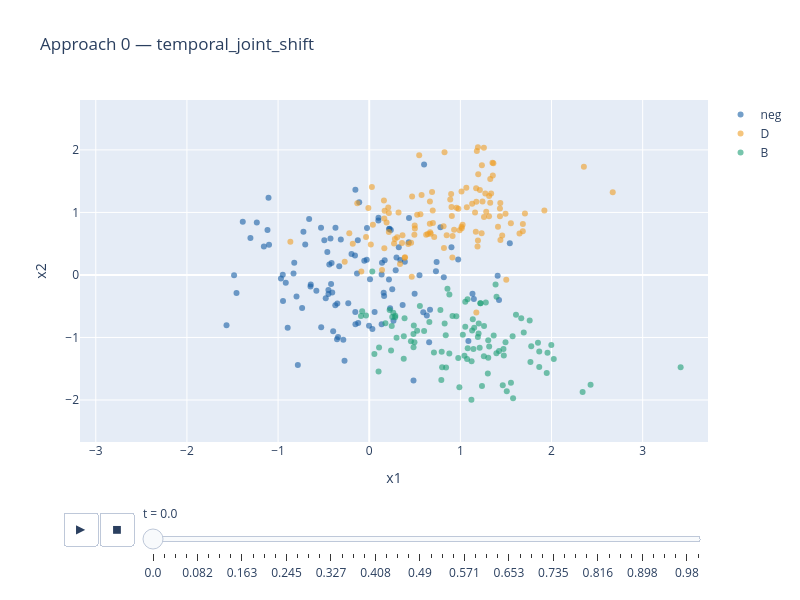

The notebook cell this image was saved under:
### Markdown cell above
## Approach 0 — temporal_joint_shift (original)

Fixed blob geometry, prior shift between D and B. Blobs are static; only their relative counts move with `t`.

### Code cell
plot_dataset(
    "data/temporal_joint_shift.csv",
    "Approach 0 — temporal_joint_shift",
).show()

### Figure 1 — Plotly figure (JSON) as saved in the notebook; plotly's stock layout.template omitted (floating-point values rounded to 4 significant figures)
{"data": [{"hovertemplate": "blob=neg<br>t_frame=0.0<br>x1=%{x}<br>x2=%{y}<extra></extra>", "legendgroup": "neg", "marker": {"color": "#185FA5", "opacity": 0.6, "size": 6, "symbol": "circle"}, "mode": "markers", "name": "neg", "orientation": "v", "showlegend": true, "type": "scatter", "x": [1.424, 0.632, 0.1637, -0.425, -0.02441, 0.2904, -0.8305, 0.2663, 0.1361, 0.4981, -0.05418, -0.3291, 0.2525, -0.6592, 0.7811, -1.099, -0.4058, -1.105, -1.387, -0.5269, -0.156, 0.7321, -0.4595, 0.5929, 0.0346, -1.456, -0.4478, -1.233, -0.7833, -0.1941, -0.9456, -1.566, 0.3242, -0.1099, -0.3722, -0.001975, 0.7392, -0.5288, 0.4367, 0.1004, 0.05906, -0.3117, -0.3499, 0.6575, -0.4925, -0.1511, -0.8946, 0.3409, 1.409, 0.2165, -0.1341, -0.7362, -1.156, -0.7218, -0.7022, -0.3421, -0.1528, 0.8182, 0.1364, 0.5514, -0.3703, -0.1254, -1.116, 1.543, -0.4128, -0.4377, -0.4473, 1.133, 0.4334, 0.008592, 0.3666, -0.2843, -0.4184, 0.4859, -0.5799, 0.1586, -1.483, -0.3536, -1.303, -0.9485, -0.8226, -0.6414, 0.9022, 1.148, -0.1209, -0.6443, 0.1401, 0.2221, -0.4771, 1.088, -0.9687, 0.1017, 0.667, 0.1694, 0.2292, 0.976, -0.7975, -0.3955, 0.2181, -0.1518, 0.3906, -0.02707, -0.2299, 0.602, -0.271, 0.2991, 0.2369, -0.9155], "xaxis": "x", "y": [-0.3997, -0.6472, -0.3368, 0.584, 0.75, 0.07456, 0.02211, -0.7313, 0.00649, -0.3019, 0.2289, 0.1384, -0.2271, 0.8934, 0.7638, 0.485, -0.2789, 1.234, 0.8523, -0.8346, 0.3123, 0.05852, 0.3675, -0.5985, -0.8658, -0.2904, -0.2396, 0.8404, -1.441, 0.3334, -0.4184, -0.8029, 0.4416, 1.162, -0.4849, -0.8122, 0.2072, 0.7543, 0.9091, 0.8696, -0.5925, 0.5658, -0.4568, -1.075, 0.5572, -0.7868, -0.844, 0.2406, -0.01407, -0.07187, 0.02177, -0.5283, 0.4555, 0.6911, 0.4855, -0.9916, -0.5931, -0.03677, -0.787, -0.004018, 0.7563, 0.5539, 0.7208, 0.5074, 0.1901, 0.1665, -0.3033, -0.3011, 0.5229, -0.06767, -0.4802, -1.035, -0.1457, -1.69, -0.2513, -0.2854, -0.004614, -1.029, 0.5916, 0.004381, 0.1971, -0.1529, 0.4439, -0.3858, -0.7698, -0.1832, 0.1963, 0.7399, -0.3737, -1.058, -0.05601, 0.9132, -0.5576, 0.2356, -0.5319, 0.2465, -0.3432, -0.9012, 0.7333, 1.362, 0.2099, 0.242, -0.4533, 1.767, -1.373, 0.281, 0.7203, -0.1258], "yaxis": "y"}, {"hovertemplate": "blob=D<br>t_frame=0.0<br>x1=%{x}<br>x2=%{y}<extra></extra>", "legendgroup": "D", "marker": {"color": "#EF9F27", "opacity": 0.6, "size": 6, "symbol": "circle"}, "mode": "markers", "name": "D", "orientation": "v", "showlegend": true, "type": "scatter", "x": [1.233, 1.439, -0.1309, 1.686, 1.922, 2.671, 0.1658, 0.4289, -0.1805, 0.5484, 1.193, 0.6986, 0.3926, 0.2156, 1.129, 0.8262, 1.259, 1.434, 0.6658, 1.161, 1.708, -0.8652, 1.459, 1.327, 0.9145, 1.236, 0.6246, 1.013, 2.355, 1.554, 1.013, 1.685, 0.3217, 1.214, 0.9026, 1.328, 0.0403, 1.175, 0.6647, 0.9917, 0.6966, 1.024, 0.3378, 0.2155, 1.284, 1.173, 0.7129, 1.338, 0.3066, 0.6428, 0.8158, 0.9123, 0.4954, 0.6684, 0.8199, 0.4666, 1.316, -0.0348, 1.188, 0.9062, -0.2185, 1.258, 1.169, 0.01743, 0.958, 0.1689, 1.181, 0.3597, 1.413, 0.8497, 1.065, 0.6749, 0.1614, 1.495, 0.1655, 0.4704, 1.649, 1.243, 1.314, 1.434, 1.273, 0.4594, 1.015, 0.499, 0.1404, 0.526, 0.889, 1.193, 1.356, 1.196, 0.9782, 0.5745, 1.503, 1.175, 0.8987, 0.2816, 1.352, 0.2723, -0.269, 1.438, 0.3893, -0.08676, 0.1904, 0.6894, 1.362, 0.9312, 0.2084, 0.0292, -0.009579, 1.071, 0.501, 0.5619, 0.3651], "xaxis": "x", "y": [0.6672, 0.5608, 1.146, 0.8143, 1.03, 1.325, 0.4283, 0.4958, 0.4988, 1.916, 0.5501, 0.8319, 0.2841, 0.9892, 1.138, 1.962, 0.9268, 1.062, 1.176, 0.9973, 0.9841, 0.5331, 0.6312, 1.154, 0.6244, 1.754, 0.6448, 0.7698, 1.729, 0.8285, 1.334, 0.7009, 0.9982, 1.359, 1.086, 1.536, 0.8051, -0.5994, 0.821, 0.7139, 1.033, 0.805, 0.1746, 0.6868, 1.012, 1.388, 0.6074, 1.304, 0.6024, 0.6532, 0.7777, 0.2809, 0.6449, 0.682, 0.4303, -0.02856, 1.263, 0.607, 0.4567, 0.9442, 0.669, 2.035, 0.6913, 0.4865, 1.077, 1.029, 1.984, 0.5103, 0.773, 0.6351, 1.395, 0.661, 1.192, 0.9778, 0.9043, 1.255, 0.6628, 1.176, 0.9393, 0.9396, 1.301, 0.5148, 0.7477, 0.7893, 0.08031, 0.9616, 1.205, 2.044, 1.589, 1.613, 1.06, 1.279, -0.07529, 1.17, 1.294, 0.5747, 1.795, 0.5023, 0.2095, 1.149, 0.2754, 0.05568, 0.8387, 1.328, 1.788, 0.723, 1.078, 1.409, 1.069, 1.083, 0.7426, 0.9715, 0.6371], "yaxis": "y"}, {"hovertemplate": "blob=B<br>t_frame=0.0<br>x1=%{x}<br>x2=%{y}<extra></extra>", "legendgroup": "B", "marker": {"color": "#1D9E75", "opacity": 0.6, "size": 6, "symbol": "circle"}, "mode": "markers", "name": "B", "orientation": "v", "showlegend": true, "type": "scatter", "x": [1.123, 1.668, 1.136, 1.578, 1.76, 0.3876, 1.473, 1.143, 2.428, 1.279, 1.054, 1.212, 3.417, 0.8583, 1.306, 1.301, 1.396, 0.1776, 1.495, 0.795, 0.1024, 1.201, 1.851, 0.2643, 1.947, 0.2843, 1.054, 0.4859, 1.192, 1.316, 0.1079, 0.03343, 2.025, 0.7099, 1.424, 0.4962, -0.07738, 1.219, 0.6597, 1.397, 0.4853, 1.997, 1.509, 1.2, 0.2521, 0.3785, 1.027, 0.4892, 0.4576, 0.8275, 1.777, 0.989, 0.3793, 1.477, 1.079, 1.152, 0.2239, 0.3, 0.5258, 0.2396, 1.61, 1.08, 0.8785, 0.05683, 1.129, 0.9768, 1.573, 1.695, 1.865, 0.8429, 0.6023, 1.465, 1.956, 1.555, 1.386, 0.9139, 0.9554, 1.769, 0.8394, 1.045, 1.073, 2.341, 0.8793, -0.09027, 0.5557, 1.237, 0.7911, 1.26, 1.865, 0.2864, 0.7808, -0.03544, 0.2469, 1.365, 1.306, 1.121, 0.7996, 1.222, 1.258], "xaxis": "x", "y": [-1.381, -0.6932, -0.7077, -1.973, -0.7297, -0.6911, -1.186, -1.184, -1.755, -0.4413, -0.4273, -1.165, -1.475, -0.221, -1.045, -1.577, -1.254, -0.7713, -1.078, -1.227, -1.543, -0.7768, -1.084, -0.6059, -1.568, -0.6766, -0.8298, -1.155, -0.9931, -1.143, -1.159, 0.05596, -1.343, -1.239, -1.217, -1.075, -0.58, -0.4527, -0.7509, -0.3491, -0.9428, -1.12, -1.861, -0.9373, -0.6744, -1.342, -0.9554, -0.8098, -1.061, -0.7782, -1.142, -1.796, -0.9798, -1.29, -0.3894, -0.8439, -0.5613, -1.006, -0.893, -1.21, -0.6368, -1.173, -1.256, -1.263, -0.8902, -1.33, -0.9803, -0.9215, -1.472, -1.482, -0.8976, -1.766, -1.243, -1.726, -0.1517, -0.6562, -0.6592, -1.393, -0.963, -1.292, -1.345, -1.872, -0.3135, -0.6574, -0.4961, -1.778, -1.681, -0.8169, -1.226, -0.6507, -0.559, -0.6497, -0.8183, -0.9692, -1.325, -1.996, -1.475, -0.4532, -1.299], "yaxis": "y"}], "layout": {"height": 600, "legend": {"title": {"text": ""}, "tracegroupgap": 0}, "sliders": [{"active": 0, "currentvalue": {"prefix": "t = "}, "len": 0.9, "pad": {"b": 10, "t": 60}, "steps": [{"args": [["0.0"], {"frame": {"duration": 0, "redraw": false}, "fromcurrent": true, "mode": "immediate", "transition": {"duration": 0, "easing": "linear"}}], "label": "0.0", "method": "animate"}, {"args": [["0.02"], {"frame": {"duration": 0, "redraw": false}, "fromcurrent": true, "mode": "immediate", "transition": {"duration": 0, "easing": "linear"}}], "label": "0.02", "method": "animate"}, {"args": [["0.041"], {"frame": {"duration": 0, "redraw": false}, "fromcurrent": true, "mode": "immediate", "transition": {"duration": 0, "easing": "linear"}}], "label": "0.041", "method": "animate"}, {"args": [["0.061"], {"frame": {"duration": 0, "redraw": false}, "fromcurrent": true, "mode": "immediate", "transition": {"duration": 0, "easing": "linear"}}], "label": "0.061", "method": "animate"}, {"args": [["0.082"], {"frame": {"duration": 0, "redraw": false}, "fromcurrent": true, "mode": "immediate", "transition": {"duration": 0, "easing": "linear"}}], "label": "0.082", "method": "animate"}, {"args": [["0.102"], {"frame": {"duration": 0, "redraw": false}, "fromcurrent": true, "mode": "immediate", "transition": {"duration": 0, "easing": "linear"}}], "label": "0.102", "method": "animate"}, {"args": [["0.122"], {"frame": {"duration": 0, "redraw": false}, "fromcurrent": true, "mode": "immediate", "transition": {"duration": 0, "easing": "linear"}}], "label": "0.122", "method": "animate"}, {"args": [["0.143"], {"frame": {"duration": 0, "redraw": false}, "fromcurrent": true, "mode": "immediate", "transition": {"duration": 0, "easing": "linear"}}], "label": "0.143", "method": "animate"}, {"args": [["0.163"], {"frame": {"duration": 0, "redraw": false}, "fromcurrent": true, "mode": "immediate", "transition": {"duration": 0, "easing": "linear"}}], "label": "0.163", "method": "animate"}, {"args": [["0.184"], {"frame": {"duration": 0, "redraw": false}, "fromcurrent": true, "mode": "immediate", "transition": {"duration": 0, "easing": "linear"}}], "label": "0.184", "method": "animate"}, {"args": [["0.204"], {"frame": {"duration": 0, "redraw": false}, "fromcurrent": true, "mode": "immediate", "transition": {"duration": 0, "easing": "linear"}}], "label": "0.204", "method": "animate"}, {"args": [["0.224"], {"frame": {"duration": 0, "redraw": false}, "fromcurrent": true, "mode": "immediate", "transition": {"duration": 0, "easing": "linear"}}], "label": "0.224", "method": "animate"}, {"args": [["0.245"], {"frame": {"duration": 0, "redraw": false}, "fromcurrent": true, "mode": "immediate", "transition": {"duration": 0, "easing": "linear"}}], "label": "0.245", "method": "animate"}, {"args": [["0.265"], {"frame": {"duration": 0, "redraw": false}, "fromcurrent": true, "mode": "immediate", "transition": {"duration": 0, "easing": "linear"}}], "label": "0.265", "method": "animate"}, {"args": [["0.286"], {"frame": {"duration": 0, "redraw": false}, "fromcurrent": true, "mode": "immediate", "transition": {"duration": 0, "easing": "linear"}}], "label": "0.286", "method": "animate"}, {"args": [["0.306"], {"frame": {"duration": 0, "redraw": false}, "fromcurrent": true, "mode": "immediate", "transition": {"duration": 0, "easing": "linear"}}], "label": "0.306", "method": "animate"}, {"args": [["0.327"], {"frame": {"duration": 0, "redraw": false}, "fromcurrent": true, "mode": "immediate", "transition": {"duration": 0, "easing": "linear"}}], "label": "0.327", "method": "animate"}, {"args": [["0.347"], {"frame": {"duration": 0, "redraw": false}, "fromcurrent": true, "mode": "immediate", "transition": {"duration": 0, "easing": "linear"}}], "label": "0.347", "method": "animate"}, {"args": [["0.367"], {"frame": {"duration": 0, "redraw": false}, "fromcurrent": true, "mode": "immediate", "transition": {"duration": 0, "easing": "linear"}}], "label": "0.367", "method": "animate"}, {"args": [["0.388"], {"frame": {"duration": 0, "redraw": false}, "fromcurrent": true, "mode": "immediate", "transition": {"duration": 0, "easing": "linear"}}], "label": "0.388", "method": "animate"}, {"args": [["0.408"], {"frame": {"duration": 0, "redraw": false}, "fromcurrent": true, "mode": "immediate", "transition": {"duration": 0, "easing": "linear"}}], "label": "0.408", "method": "animate"}, {"args": [["0.429"], {"frame": {"duration": 0, "redraw": false}, "fromcurrent": true, "mode": "immediate", "transition": {"duration": 0, "easing": "linear"}}], "label": "0.429", "method": "animate"}, {"args": [["0.449"], {"frame": {"duration": 0, "redraw": false}, "fromcurrent": true, "mode": "immediate", "transition": {"duration": 0, "easing": "linear"}}], "label": "0.449", "method": "animate"}, {"args": [["0.469"], {"frame": {"duration": 0, "redraw": false}, "fromcurrent": true, "mode": "immediate", "transition": {"duration": 0, "easing": "linear"}}], "label": "0.469", "method": "animate"}, {"args": [["0.49"], {"frame": {"duration": 0, "redraw": false}, "fromcurrent": true, "mode": "immediate", "transition": {"duration": 0, "easing": "linear"}}], "label": "0.49", "method": "animate"}, {"args": [["0.51"], {"frame": {"duration": 0, "redraw": false}, "fromcurrent": true, "mode": "immediate", "transition": {"duration": 0, "easing": "linear"}}], "label": "0.51", "method": "animate"}, {"args": [["0.531"], {"frame": {"duration": 0, "redraw": false}, "fromcurrent": true, "mode": "immediate", "transition": {"duration": 0, "easing": "linear"}}], "label": "0.531", "method": "animate"}, {"args": [["0.551"], {"frame": {"duration": 0, "redraw": false}, "fromcurrent": true, "mode": "immediate", "transition": {"duration": 0, "easing": "linear"}}], "label": "0.551", "method": "animate"}, {"args": [["0.571"], {"frame": {"duration": 0, "redraw": false}, "fromcurrent": true, "mode": "immediate", "transition": {"duration": 0, "easing": "linear"}}], "label": "0.571", "method": "animate"}, {"args": [["0.592"], {"frame": {"duration": 0, "redraw": false}, "fromcurrent": true, "mode": "immediate", "transition": {"duration": 0, "easing": "linear"}}], "label": "0.592", "method": "animate"}, {"args": [["0.612"], {"frame": {"duration": 0, "redraw": false}, "fromcurrent": true, "mode": "immediate", "transition": {"duration": 0, "easing": "linear"}}], "label": "0.612", "method": "animate"}, {"args": [["0.633"], {"frame": {"duration": 0, "redraw": false}, "fromcurrent": true, "mode": "immediate", "transition": {"duration": 0, "easing": "linear"}}], "label": "0.633", "method": "animate"}, {"args": [["0.653"], {"frame": {"duration": 0, "redraw": false}, "fromcurrent": true, "mode": "immediate", "transition": {"duration": 0, "easing": "linear"}}], "label": "0.653", "method": "animate"}, {"args": [["0.673"], {"frame": {"duration": 0, "redraw": false}, "fromcurrent": true, "mode": "immediate", "transition": {"duration": 0, "easing": "linear"}}], "label": "0.673", "method": "animate"}, {"args": [["0.694"], {"frame": {"duration": 0, "redraw": false}, "fromcurrent": true, "mode": "immediate", "transition": {"duration": 0, "easing": "linear"}}], "label": "0.694", "method": "animate"}, {"args": [["0.714"], {"frame": {"duration": 0, "redraw": false}, "fromcurrent": true, "mode": "immediate", "transition": {"duration": 0, "easing": "linear"}}], "label": "0.714", "method": "animate"}, {"args": [["0.735"], {"frame": {"duration": 0, "redraw": false}, "fromcurrent": true, "mode": "immediate", "transition": {"duration": 0, "easing": "linear"}}], "label": "0.735", "method": "animate"}, {"args": [["0.755"], {"frame": {"duration": 0, "redraw": false}, "fromcurrent": true, "mode": "immediate", "transition": {"duration": 0, "easing": "linear"}}], "label": "0.755", "method": "animate"}, {"args": [["0.776"], {"frame": {"duration": 0, "redraw": false}, "fromcurrent": true, "mode": "immediate", "transition": {"duration": 0, "easing": "linear"}}], "label": "0.776", "method": "animate"}, {"args": [["0.796"], {"frame": {"duration": 0, "redraw": false}, "fromcurrent": true, "mode": "immediate", "transition": {"duration": 0, "easing": "linear"}}], "label": "0.796", "method": "animate"}, {"args": [["0.816"], {"frame": {"duration": 0, "redraw": false}, "fromcurrent": true, "mode": "immediate", "transition": {"duration": 0, "easing": "linear"}}], "label": "0.816", "method": "animate"}, {"args": [["0.837"], {"frame": {"duration": 0, "redraw": false}, "fromcurrent": true, "mode": "immediate", "transition": {"duration": 0, "easing": "linear"}}], "label": "0.837", "method": "animate"}, {"args": [["0.857"], {"frame": {"duration": 0, "redraw": false}, "fromcurrent": true, "mode": "immediate", "transition": {"duration": 0, "easing": "linear"}}], "label": "0.857", "method": "animate"}, {"args": [["0.878"], {"frame": {"duration": 0, "redraw": false}, "fromcurrent": true, "mode": "immediate", "transition": {"duration": 0, "easing": "linear"}}], "label": "0.878", "method": "animate"}, {"args": [["0.898"], {"frame": {"duration": 0, "redraw": false}, "fromcurrent": true, "mode": "immediate", "transition": {"duration": 0, "easing": "linear"}}], "label": "0.898", "method": "animate"}, {"args": [["0.918"], {"frame": {"duration": 0, "redraw": false}, "fromcurrent": true, "mode": "immediate", "transition": {"duration": 0, "easing": "linear"}}], "label": "0.918", "method": "animate"}, {"args": [["0.939"], {"frame": {"duration": 0, "redraw": false}, "fromcurrent": true, "mode": "immediate", "transition": {"duration": 0, "easing": "linear"}}], "label": "0.939", "method": "animate"}, {"args": [["0.959"], {"frame": {"duration": 0, "redraw": false}, "fromcurrent": true, "mode": "immediate", "transition": {"duration": 0, "easing": "linear"}}], "label": "0.959", "method": "animate"}, {"args": [["0.98"], {"frame": {"duration": 0, "redraw": false}, "fromcurrent": true, "mode": "immediate", "transition": {"duration": 0, "easing": "linear"}}], "label": "0.98", "method": "animate"}, {"args": [["1.0"], {"frame": {"duration": 0, "redraw": false}, "fromcurrent": true, "mode": "immediate", "transition": {"duration": 0, "easing": "linear"}}], "label": "1.0", "method": "animate"}], "x": 0.1, "xanchor": "left", "y": 0, "yanchor": "top"}], "title": {"text": "Approach 0 — temporal_joint_shift"}, "updatemenus": [{"buttons": [{"args": [null, {"frame": {"duration": 500, "redraw": false}, "fromcurrent": true, "mode": "immediate", "transition": {"duration": 500, "easing": "linear"}}], "label": "&#9654;", "method": "animate"}, {"args": [[null], {"frame": {"duration": 0, "redraw": false}, "fromcurrent": true, "mode": "immediate", "transition": {"duration": 0, "easing": "linear"}}], "label": "&#9724;", "method": "animate"}], "direction": "left", "pad": {"r": 10, "t": 70}, "showactive": false, "type": "buttons", "x": 0.1, "xanchor": "right", "y": 0, "yanchor": "top"}], "width": 800, "xaxis": {"anchor": "y", "domain": [0, 1], "range": [-3.173, 3.717], "title": {"text": "x1"}}, "yaxis": {"anchor": "x", "domain": [0, 1], "range": [-2.672, 2.799], "title": {"text": "x2"}}}}
